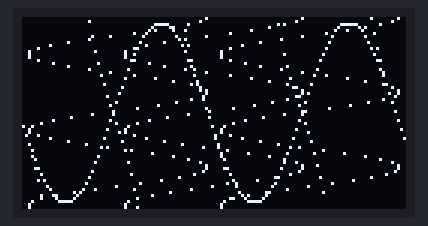
Recording of a program running on a simulated ESP32 board running MicroPython. Parts: 128×64 one-colour display. What the program prints to the serial console is not drawn.

Above: at 0.07 s.
At 5.02 s:
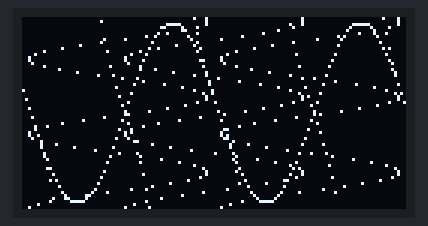
At 9.96 s:
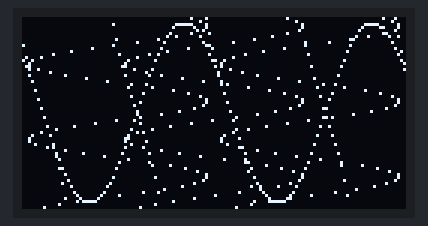
At 19.99 s:
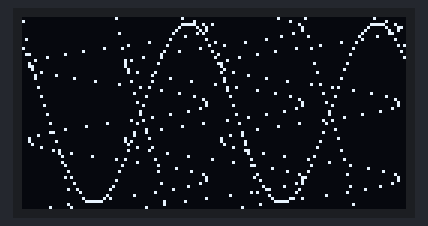
At 30.01 s:
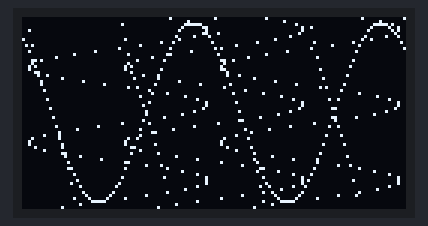
At 39.95 s:
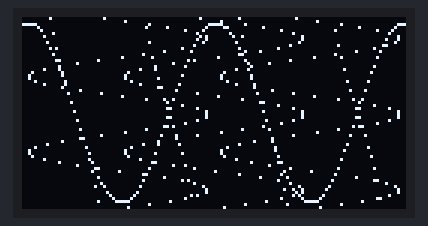

The program:

sinWave.py
```python
from machine import Pin, I2C
import time
from math import sin, cos, tan
import ssd1306

# Initialize I2C (GPIO22 = SCL, GPIO21 = SDA on ESP32)
i2c = I2C(0, scl=Pin(22), sda=Pin(21))

# Scan for devices
print('I2C devices found:', i2c.scan())

# Create OLED object (128x64)
oled = ssd1306.SSD1306_I2C(128, 64, i2c)

# Clear and write text
oled.fill(0)  # clear screen
amplify = 30
offset = 32
t = 0

while True:
    t = time.ticks_ms()*0.005
    oled.fill(0)  # clear screen each frame

    for x in range(0, 128):
        y = int(amplify * sin(0.1 * x + t) + offset)
        y2 = int(amplify * cos(0.1 * x/2*5 + t) + offset)
        y3 = int(amplify * tan(0.1 * x + t) + offset)
        if 0 <= y < 64:   # keep it in display bounds (assuming 128x64 OLED)
            oled.pixel(x, y, 1)
            oled.pixel(y2, x, 1)
            oled.pixel(y2+64, x, 1)
            oled.pixel(y2+32, x, 1)
            oled.pixel(x, y3, 1)

    oled.show()
    time.sleep(0.03)
```
